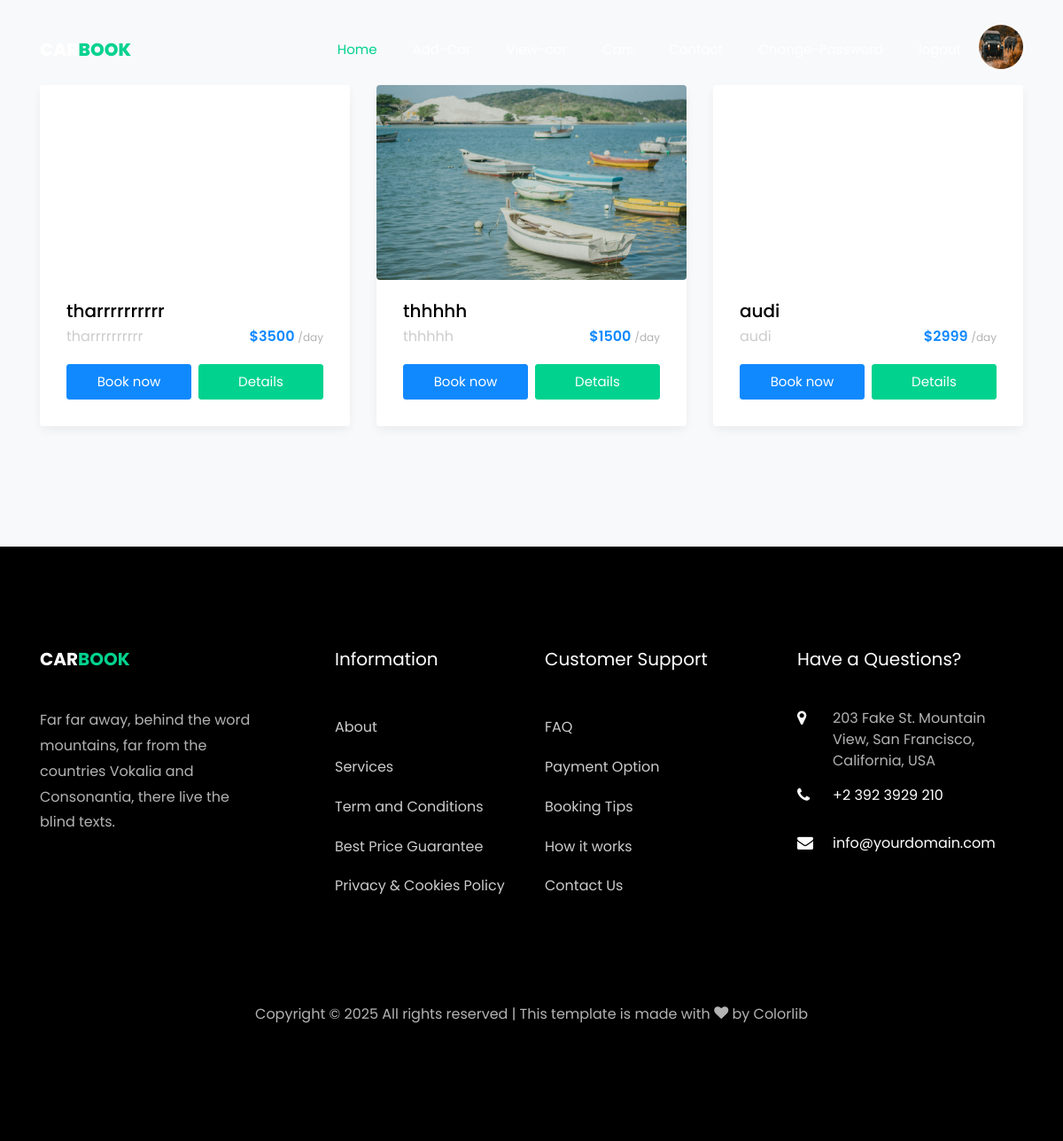
Page /view/ (signed in) on the committed database.
### myapp/models.py (models this page shows, shortened)
class Car(models.Model):
    user = models.ForeignKey(User,on_delete=models.CASCADE)
    company = (
        ('Maruti','Maruti'),
        ('Mahindra','Mahindra'),
        ('Hyundai','Hyundai'),
    )
    cyear = models.IntegerField()
    compnaychoice = models.CharField(max_length=120,choices=company)
    cname = models.CharField(max_length=120)
    cprice = models.IntegerField()
    cimage = models.ImageField(default="",upload_to="car/")

### myapp/views.py (the view)
# urls.py: path('view/', views.view, name='view'),
def view(request):
    user = User.objects.get(email = request.session['email'])
    car = Car.objects.filter(user=user)
    print(user)
    return render(request,'view.html',{'car':car})

### myapp/models.py (called while the page is built)
    def __str__(self):
        return f"{self.name}"

### myapp/templates/view.html
{% extends 'bheader.html' %} {% load static %} {% block content %}
<section class="ftco-section bg-light">
  <div class="container">
    <div class="row">
      {% for i in car %}
      <div class="col-md-4">
        <div class="car-wrap rounded ftco-animate">
    					<div class="img rounded d-flex align-items-end" style="background-image: url({{i.cimage.url}});">
    					</div>
    					<div class="text">
    						<h2 class="mb-0"><a href="car-single.html">{{i.cname}}</a></h2>
    						<div class="d-flex mb-3">
	    						<span class="cat">{{i.cname}}</span>
	    						<p class="price ml-auto">${{i.cprice}} <span>/day</span></p>
    						</div>
    						<p class="d-flex mb-0 d-block"><a href="#" class="btn btn-primary py-2 mr-1">Book now</a> <a href="{% url "cdetails" pk=i.pk %}" class="btn btn-secondary py-2 ml-1">Details</a></p>
    					</div>
    				</div>
    			</div>
          {% endfor %}
        </div>
      </div>
</section>
{% endblock %}

### rows in the picture
Car: cname "tharrrrrrrrrr", cprice "3500"
Car: cimage (picture), cname "thhhhh", cprice "1500"
Car: cname "audi", cprice "2999"
